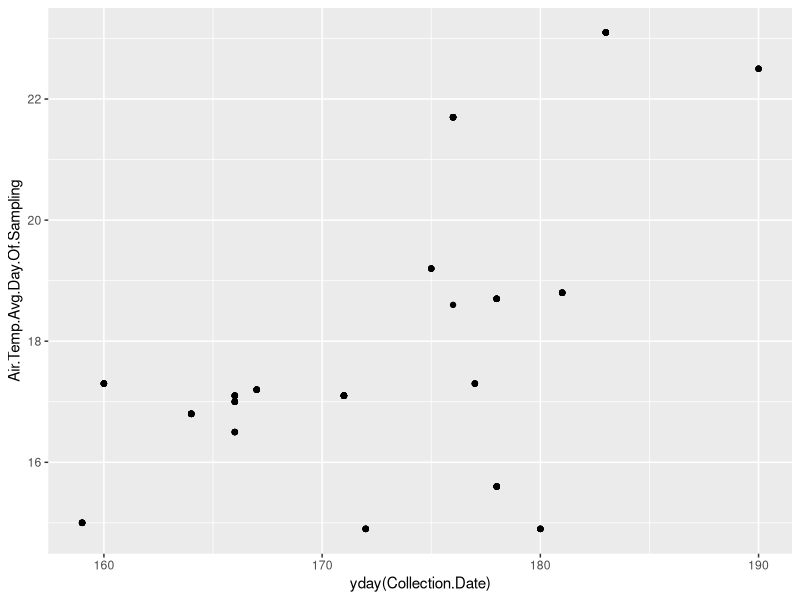
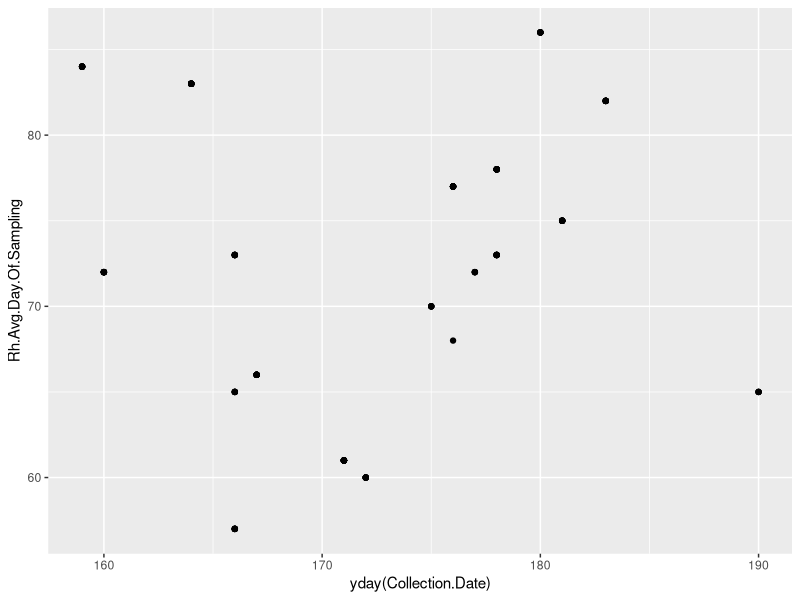
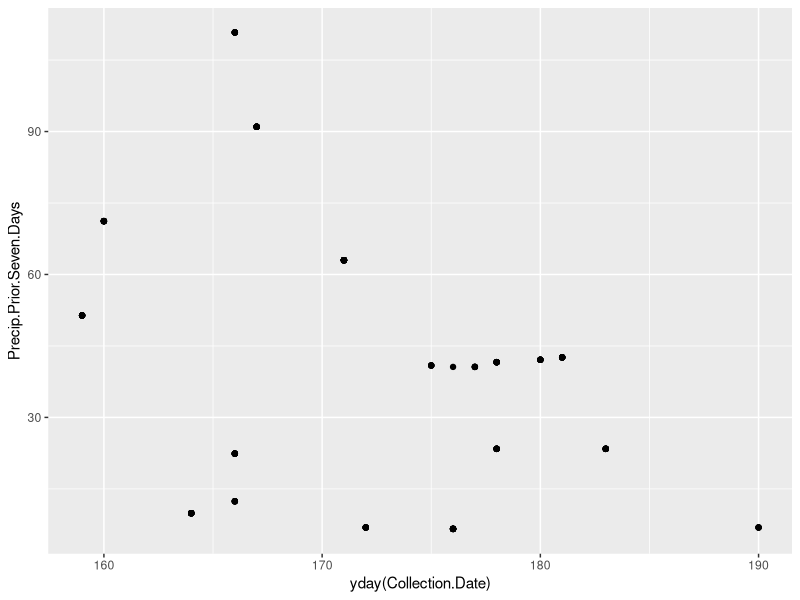

These charts were generated, in order, by the following R code:
library(tidyverse)
library(lubridate) # to work with dates, for instance the day of year = yday(Collection.Date)
library(ggplot2)
library(grid)
library(gridExtra)
library(broom)

# Regression Analyses of Environmental Variables (Precipitation, Minimum Relative Humidity, 
# Maximum Relative Humidity, and Average Relative Humidity) on Clutch Size


#import clutch size data file - “All-Clutch-Size-Data-With-All-Climate-Data.csv” by navigating to the file 

#data.all.Clutch.Size=read.table(file.choose(), header=T, sep = ",")
#attach(data.all.Clutch.Size)

data.all.Clutch.Size <-read_csv("climateData.csv", 
                       col_types=cols('Collection.Date'=col_date(format="%m/%d/%y")))


# some renaming

Clutch.Number=data.all.Clutch.Size[,1]
Collection.Date=data.all.Clutch.Size[,2]
Calendar.Date=data.all.Clutch.Size[,3]
Collection.Site=data.all.Clutch.Size[,4]
Stage=data.all.Clutch.Size[,5]
Clutch.Size=data.all.Clutch.Size[,6]
Year=data.all.Clutch.Size[,7]
Simple.Site=data.all.Clutch.Size[,8] #HF is a bin of Harvard Pond, Slab City, North of Slab City and Rutland Brook
#defining levels for categorical variables
yearLevels<-c("2012","2013","2014","2015")
#cat.Year<-parse_factor(data.all.Clutch.Size$Year,yearLevels)
siteLevels <- c("HF", "WM", "WB")
cat.Simple.Site <-parse_factor(data.all.Clutch.Size$Simple.Site,siteLevels)

# basic plot of temp over time

ggplot(data=data.all.Clutch.Size, aes(x=yday(Collection.Date), y= Air.Temp.Avg.Day.Of.Sampling)) + geom_point()


# basic plot of RH over time

ggplot(data=data.all.Clutch.Size, aes(x=yday(Collection.Date), y=Rh.Avg.Day.Of.Sampling )) + geom_point()

#checkCorr <- lm(formula = Rh.Avg.Day.Of.Sampling ~ yday(Collection.Date), data=data.all.Clutch.Size)
#summary(checkCorr)

#################
# Precipitation #
#################

ggplot(data=data.all.Clutch.Size, aes(x=yday(Collection.Date), y=Precip.Prior.Seven.Days )) + geom_point()


head(data.all.Clutch.Size)

# linear regression model assessing relationship between all precipitation variables as predictor
# variables and clutch size as response variable

modPrecipAllVarsClutchSize = lm(formula = Clutch.Size ~ Precip.Day.Of.Sampling + 
                                  Precip.Prior.Day +
                                  Precip.Prior.Three.Days + 
                                  Precip.Prior.Seven.Days + 
                                  Precip.Prior.Thirty.Days + 
                                  No.Precip.Event.Prior.Seven.Days + 
                                  No.Precip.Event.Prior.Thirty.Days, data=data.all.Clutch.Size)
summary(modPrecipAllVarsClutchSize)

#output data
#write.csv(data.frame(summary(modPrecipAllVarsClutchSize)$coefficients), file="modPrecipAllVarsClutchSize.csv")
write.csv(tidy(modPrecipAllVarsClutchSize), file="modPrecipAllVarsClutchSize.csv")

# plot pairs of precip data to see correlations

#precipTable <- select(data.all.Clutch.Size, Precip.Day.Of.Sampling, Precip.Prior.Day, Precip.Prior.Three.Days, Precip.Prior.Seven.Days, Precip.Prior.Thirty.Days, No.Precip.Event.Prior.Seven.Days, No.Precip.Event.Prior.Thirty.Days )

#pairs(precipTable)

# the no precip are highly corr and negatively correlated with precipitation events in the prior days
# try dropping them from the model 
# also precip prior 3 days, 7 days and 30 days are highly correlated. So try dropping all but one

modPrecipReducedVarsClutchSize = lm(formula = Clutch.Size ~  Precip.Prior.Day +
                                  No.Precip.Event.Prior.Seven.Days, data=data.all.Clutch.Size)
summary(modPrecipReducedVarsClutchSize)

# with a reduced model, the Precip.Prior.Day has a significant effect on clutch size, but the No.Precip does not.
# the R-squared more closely approaches the Adjusted R-squared value


# linear regression model assessing relationship between precipitation on the day prior to
# sampling as an individual predictor variable and clutch size as response variable
# this variable was assessed individually because it was found to have a significant relationship in 
# the larger precipitation model above

modPrecipPriorDayClutchSize = lm(formula = Clutch.Size ~ Precip.Prior.Day, data=data.all.Clutch.Size)
summary(modPrecipPriorDayClutchSize)

#output data
#write.csv(data.frame(summary(modPrecipPriorDayClutchSize)$coefficients), file="modPrecipPriorDayClutchSize.csv")
write.csv(tidy(modPrecipPriorDayClutchSize), file="modPrecipPriorDayClutchSize.csv")

# linear regression model assessing relationship between precipitation on the three days prior to
# sampling as an individual predictor variable and clutch size as response variable
# this variable was assessed individually because it was found to have a significant relationship in 
# the larger precipitation model above

modPrecipPriorThreeDaysClutchSize = lm(formula = Clutch.Size ~ Precip.Prior.Three.Days, data=data.all.Clutch.Size)
summary(modPrecipPriorThreeDaysClutchSize )

#output data
write.csv(tidy(modPrecipPriorThreeDaysClutchSize), file="modPrecipPriorThreeDaysClutchSize.csv")
          

modPrecipPriorSevenDaysClutchSize = lm(formula = Clutch.Size ~ Precip.Prior.Seven.Days, data=data.all.Clutch.Size)
summary(modPrecipPriorSevenDaysClutchSize)
    
modPrecipPriorThirtyDaysClutchSize = lm(formula = Clutch.Size ~ Precip.Prior.Thirty.Days, data=data.all.Clutch.Size)
summary(modPrecipPriorThirtyDaysClutchSize)

# linear regression model assessing relationship between number of days out of the seven prior
# to sampling with no precipitation event as an individual predictor variable and clutch size as 
# response variable
# this variable was assessed individually because it was found to have a significant relationship in 
# the larger precipitation model above

modNoPrecipEventPriorSevenDaysClutchSize = lm(formula = Clutch.Size ~ No.Precip.Event.Prior.Seven.Days, data=data.all.Clutch.Size)
summary(modNoPrecipEventPriorSevenDaysClutchSize)
#output data
write.csv(tidy(modNoPrecipEventPriorSevenDaysClutchSize), file="modNoPrecipEventPriorSevenDaysClutchSize.csv")

####################
# relative humidity
####################

# linear regression model assessing relationship between all minimum relative humidity variables
# as predictor variables and clutch size as response variable

modRhMinAllVarsClutchSize = lm(formula = Clutch.Size ~ Rh.Min.Day.Of.Sampling + 
                                 Rh.Min.Prior.Day + 
                                 Rh.Min.Prior.Three.Days + 
                                 Rh.Min.Prior.Seven.Days + 
                                 Rh.Min.Prior.Thirty.Days, data=data.all.Clutch.Size)

summary(modRhMinAllVarsClutchSize)

#output data
write.csv(tidy(modRhMinAllVarsClutchSize), file="modRhMinAllVarsClutchSize.csv")


# linear regression model assessing relationship between average minimum relative on the three days
# prior to sampling as an individual predictor variable and clutch size as response variable
# this variable was assessed individually because it was found to have a significant relationship in 
# the larger minimum relative humidity model above

modRhMinPriorThreeDaysClutchSize = lm(formula = Clutch.Size ~ Rh.Min.Prior.Three.Days, data=data.all.Clutch.Size)

summary(modRhMinPriorThreeDaysClutchSize)


#output data
write.csv(tidy(modRhMinPriorThreeDaysClutchSize), file="modRhMinPriorThreeDaysClutchSize.csv")


# linear regression model assessing relationship between average minimum relative on the seven days
# prior to sampling as an individual predictor variable and clutch size as response variable
# this variable was assessed individually because it was found to have a significant relationship in 
# the larger minimum relative humidity model above

modRhMinPriorSevenDaysClutchSize = lm(formula = Clutch.Size ~ Rh.Min.Prior.Seven.Days, data=data.all.Clutch.Size)
summary(modRhMinPriorSevenDaysClutchSize)

#output data
write.csv(tidy(modRhMinPriorSevenDaysClutchSize), file="modRhMinPriorSevenDaysClutchSize.csv")


# linear regression model assessing relationship between all maximum relative humidity variables
# as predictor variables and clutch size as response variable

modRhMaxAllVarsClutchSize = lm(formula = Clutch.Size ~ Rh.Max.Day.Of.Sampling + Rh.Max.Prior.Day + Rh.Max.Prior.Three.Days + Rh.Max.Prior.Seven.Days + Rh.Max.Prior.Thirty.Days, data=data.all.Clutch.Size)

summary( modRhMaxAllVarsClutchSize )

#output data
write.csv(tidy(modRhMaxAllVarsClutchSize), file="modRhMaxAllVarsClutchSize.csv")



# linear regression model assessing relationship between all average relative humidity variables as
# predictor variables and clutch size as response variable

modRhAvgAllVarsClutchSize = lm(formula = Clutch.Size ~ Rh.Avg.Day.Of.Sampling + Rh.Avg.Prior.Day + Rh.Avg.Prior.Three.Days + Rh.Avg.Prior.Seven.Days + Rh.Avg.Prior.Thirty.Days, data=data.all.Clutch.Size)
summary(modRhAvgAllVarsClutchSize)

#output data
write.csv(tidy(modRhAvgAllVarsClutchSize), file="modRhAvgAllVarsClutchSize.csv")


# linear regression model assessing relationship between all average relative humidity in day prior to 
# sampling as predictor variables and clutch size as response variable
# this variable was assessed individually because it was found to have a significant relationship in 
# the larger average relative humidity model above

modRhAvgPriorDayClutchSize = lm(formula = Clutch.Size ~ Rh.Avg.Prior.Day, data=data.all.Clutch.Size)
summary(modRhAvgPriorDayClutchSize )

#output data
write.csv(tidy(modRhAvgPriorDayClutchSize), file="modRhAvgPriorDayClutchSize.csv")


# linear regression model assessing relationship between average relative humidity variables on the 
# three days prior to sampling as predictor variables and clutch size as response variable
# this variable was assessed individually because it was found to have a significant relationship in 
# the larger average relative humidity model above

modRhAvgPriorThreeDaysClutchSize = lm(formula = Clutch.Size ~ Rh.Avg.Prior.Three.Days, data=data.all.Clutch.Size)
summary(modRhAvgPriorThreeDaysClutchSize)

#output data
write.csv(tidy(modRhAvgPriorThreeDaysClutchSize), file="modRhAvgPriorThreeDaysClutchSize.csv")


# linear regression model assessing relationship between average relative humidity on the seven days # prior to sampling as predictor variables and clutch size as response variable
# this variable was assessed individually because it was found to have a significant relationship in 
# the larger average relative humidity model above

modRhAvgPriorSevenDaysClutchSize = lm(formula = Clutch.Size ~ Rh.Avg.Prior.Seven.Days, data=data.all.Clutch.Size)
summary(modRhAvgPriorSevenDaysClutchSize)

#output data
write.csv(tidy(modRhAvgPriorSevenDaysClutchSize), file="modRhAvgPriorSevenDaysClutchSize.csv")

